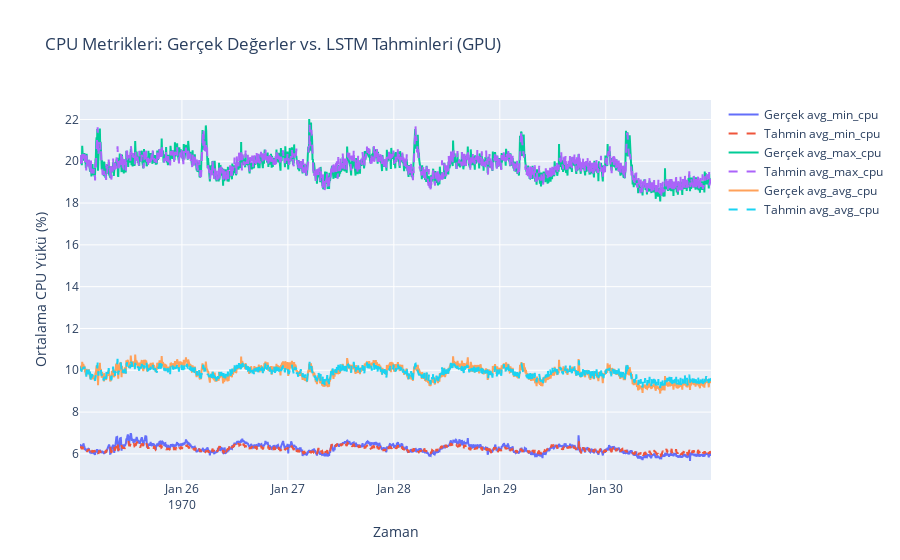

Here is the notebook cell this chart was saved with:
### Code cell
# Sonuçları görselleştir
fig = go.Figure()

for i, column in enumerate(target_columns):
    fig.add_trace(go.Scatter(
        x=df.index[train_size+lookback:],
        y=y_test_original_scale[:, i],
        mode='lines',
        name=f'Gerçek {column}'
    ))
    fig.add_trace(go.Scatter(
        x=df.index[train_size+lookback:],
        y=predictions_original_scale[:, i],
        mode='lines',
        name=f'Tahmin {column}',
        line=dict(dash='dash')
    ))

fig.update_layout(
    title='CPU Metrikleri: Gerçek Değerler vs. LSTM Tahminleri (GPU)',
    xaxis_title='Zaman',
    yaxis_title='Ortalama CPU Yükü (%)'
)

fig.show()

### Figure 1 — Plotly figure (JSON) as saved in the notebook; plotly's stock layout.template omitted (floating-point values rounded to 4 significant figures; data arrays with more than 128 entries replaced by an {"elided": "..."} marker saying what was removed)
{"data": [{"mode": "lines", "name": "Gerçek avg_min_cpu", "type": "scatter", "x": {"elided": "1716 str values"}, "y": {"elided": "1716 float values"}}, {"line": {"dash": "dash"}, "mode": "lines", "name": "Tahmin avg_min_cpu", "type": "scatter", "x": {"elided": "1716 str values"}, "y": {"elided": "1716 float values"}}, {"mode": "lines", "name": "Gerçek avg_max_cpu", "type": "scatter", "x": {"elided": "1716 str values"}, "y": {"elided": "1716 float values"}}, {"line": {"dash": "dash"}, "mode": "lines", "name": "Tahmin avg_max_cpu", "type": "scatter", "x": {"elided": "1716 str values"}, "y": {"elided": "1716 float values"}}, {"mode": "lines", "name": "Gerçek avg_avg_cpu", "type": "scatter", "x": {"elided": "1716 str values"}, "y": {"elided": "1716 float values"}}, {"line": {"dash": "dash"}, "mode": "lines", "name": "Tahmin avg_avg_cpu", "type": "scatter", "x": {"elided": "1716 str values"}, "y": {"elided": "1716 float values"}}], "layout": {"title": {"text": "CPU Metrikleri: Gerçek Değerler vs. LSTM Tahminleri (GPU)"}, "xaxis": {"title": {"text": "Zaman"}}, "yaxis": {"title": {"text": "Ortalama CPU Yükü (%)"}}}}
